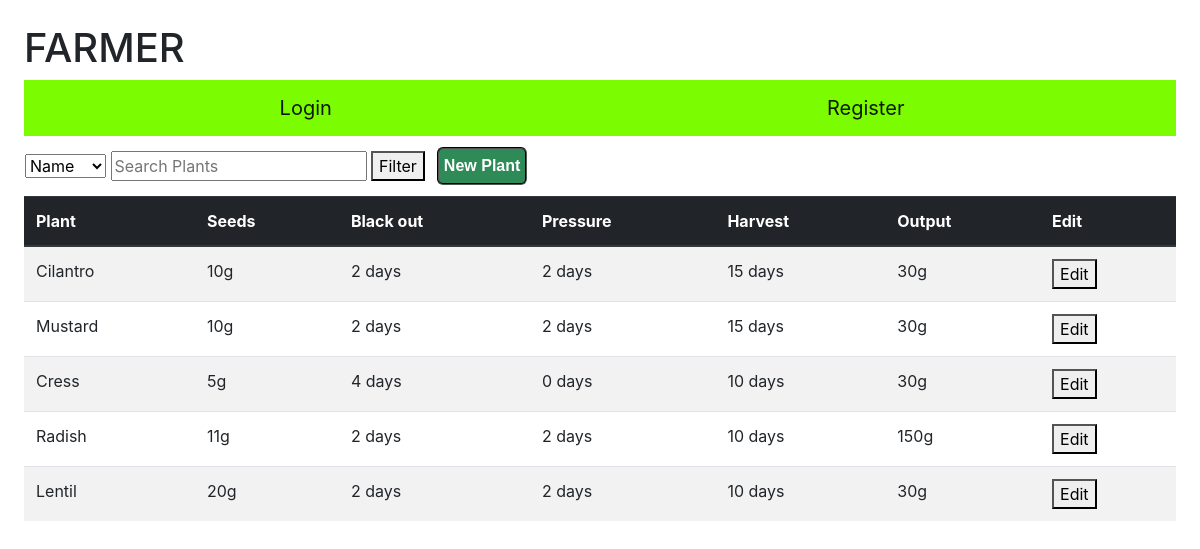
/plants, run on the app's committed database.
### farmer/models.py (models this page shows, shortened)
class Plant(models.Model):
    name = models.CharField(max_length=255)
    seeds = models.IntegerField()
    pressure = models.IntegerField()
    blackout = models.IntegerField()
    harvest = models.IntegerField()
    output = models.IntegerField()

### farmer/views.py (the view, shortened to what this page needs)
# urls.py: path("plants", views.plants, name="plants")
def plants(request):
    plantslist = Plant.objects.all()
    return render(request, "farmer/plants.html", {"form": Newplant(), "plants": plantslist})

### farmer/forms.py
class Newplant(forms.Form):
    name = forms.CharField(widget=forms.TextInput(attrs={'class':'toset', 'placeholder':'Plant Name'}),label=(''))
    seeds = forms.IntegerField(widget=forms.NumberInput(attrs={'class':'toset', 'placeholder':'seeds weight'}),label=(''))
    pressure = forms.IntegerField(widget=forms.NumberInput(attrs={'class':'toset', 'placeholder':'days of Presssure'}),label=(''))
    blackout = forms.IntegerField(widget=forms.NumberInput(attrs={'class':'toset', 'placeholder':'days of blackout'}),label=(''))
    harvest = forms.IntegerField(widget=forms.NumberInput(attrs={'class':'toset', 'placeholder':'time to harvest'}),label=(''))
    output = forms.IntegerField(widget=forms.NumberInput(attrs={'class':'toset', 'placeholder':'Harvest output'}),label=(''))

### farmer/templates/farmer/plants.html (shortened to what this page needs)
{% extends "farmer/layout.html" %}
{% block body %}
<table class="filter">
    <tr>
        <td>
            <form action="plants" method="POST">
                <select name="filter">
                <option value="name">Name</option>
                </select>
                <input name="search" type="text" placeholder="Search Plants">
                <button type="submit">Filter</button>
            </form>
        </td>
        <td>
            <button id="myBtn" class="subbtn">New Plant</button>
        </td>
    </tr>
</table>
<table class="table table-striped">
    <thead class="thead-dark">
        <tr>
            <th scope="col">Plant</th>
            <th scope="col">Seeds</th>
            <th scope="col">Black out</th>
            <th scope="col">Pressure</th>
            <th scope="col">Harvest</th>
            <th scope="col">Output</th>
            <th scope="col">Edit</th>
        </tr>
    </thead>
    <tbody>
        {% for i in plants %}
        <tr>
            <td style = "text-transform:capitalize;">{{i.name}}</td>
            <td>{{i.seeds}}g</td>
            <td>{{i.blackout}} days</td>
            <td>{{i.pressure}} days</td>
            <td>{{i.harvest}} days</td>
            <td>{{i.output}}g</td>
            <td>
                    <button type="submit" value="{{i.id}}">Edit</button>
                </td>
        </tr>
        {% endfor %}
    </tbody>
</table>
{% endblock %}

### farmer/static/farmer/style.css (style rules this page uses)
body { padding: 2%; }
.subbtn { margin: 10px; background-color: seagreen; color: white; font-weight: bold; font-family: sans-serif; padding: 5px; border-radius: 6px; border-style: groove; }

### data on the page
Plant: name "Cilantro", seeds "10", blackout "2", pressure "2", harvest "15", output "30", {{ i.id }} 40 (drawn)
Plant: name "Mustard", seeds "10", blackout "2", pressure "2", harvest "15", output "30", {{ i.id }} 41 (drawn)
Plant: name "Cress", seeds "5", blackout "4", pressure "0", harvest "10", output "30", {{ i.id }} 42 (drawn)
Plant: name "Radish", seeds "11", blackout "2", pressure "2", harvest "10", output "150", {{ i.id }} 43 (drawn)
Plant: name "Lentil", seeds "20", blackout "2", pressure "2", harvest "10", output "30", {{ i.id }} 44 (drawn)
